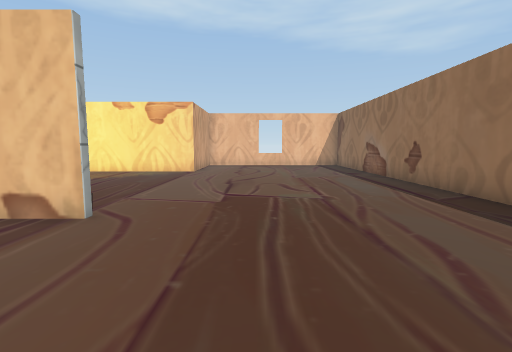
View 1 (above)

13 first-person views from a walk through a scene from a Unity 3-D project. The camera is 1.2 m above the floor, tilts 6° down and sees 85° across. The floor is counted in squares, 1 m on a side. Each view is taken from the middle of a square. On the plan, view 1 faces up. The plan holds only what a view shows up to about 13 squares ahead; the rest is blank. The player is left out. Door leaves are left out, so doorways stand open. Some surface patterns are stand-ins.

View 2
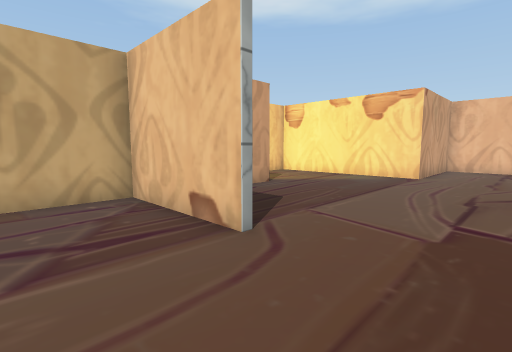

View 3
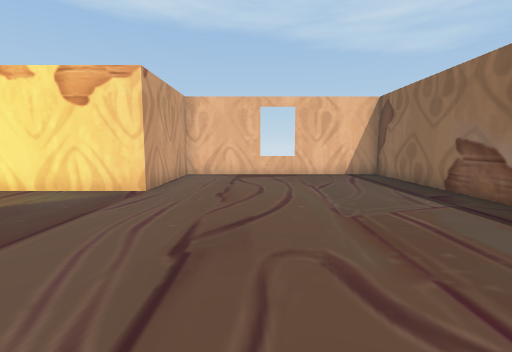

View 4
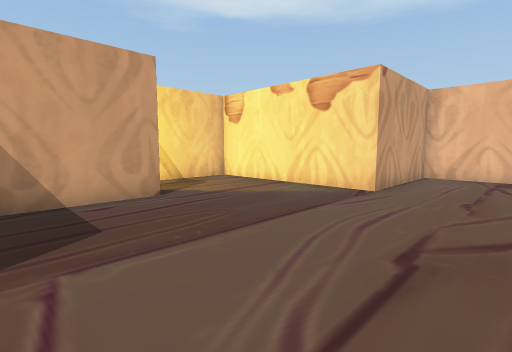

View 5
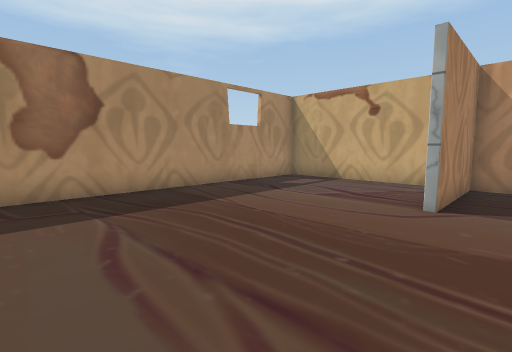

View 6
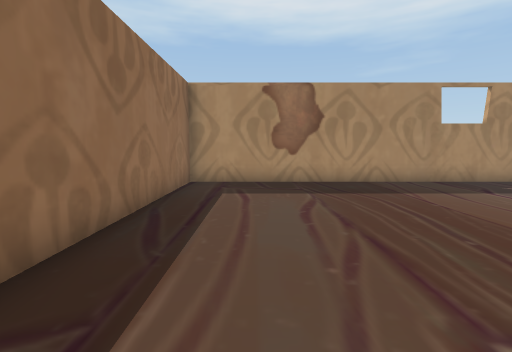

View 7
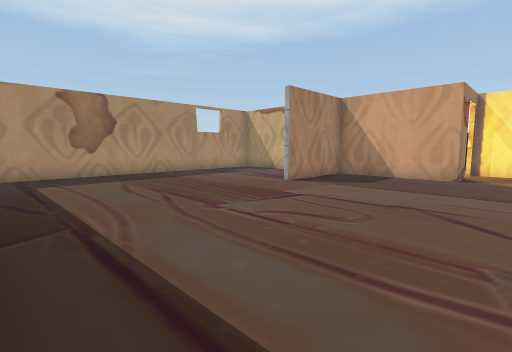

View 8
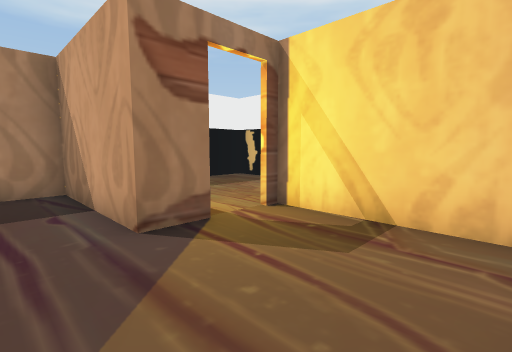

View 9
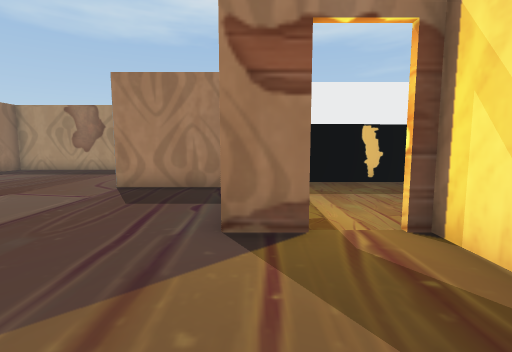

View 10
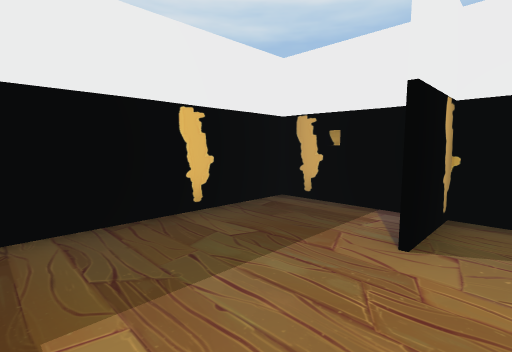

View 11
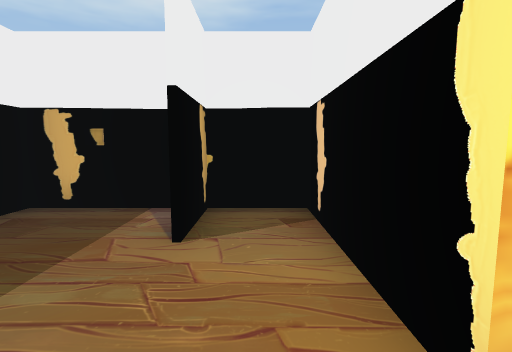

View 12
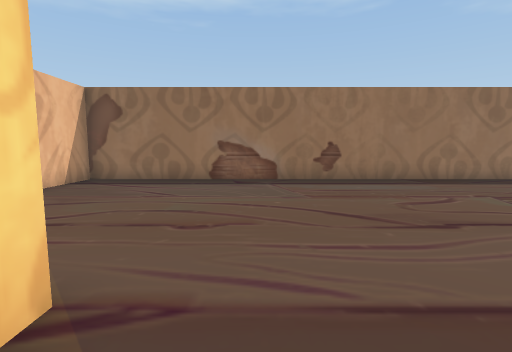

View 13
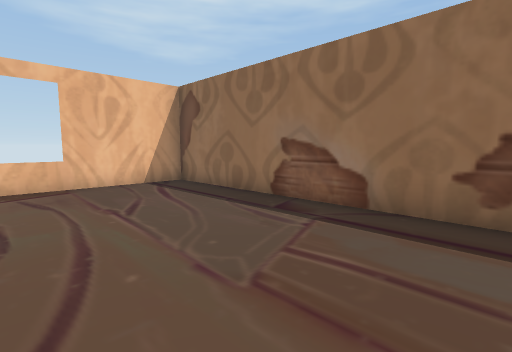

### Floor plan
Points are (right, up) in squares from view 1. A wall is a line through its corners. A room is listed if a view was taken in it or the views show most of it. See-through windows are left out.
Room 1 (views 1, 2, 3, 4, 5, 6, 7, 8, 9, 12, 13)
walls: (-2.7, 4.6) (-6.7, 4.6) (-6.7, -1.5) (5.3, -1.5) (5.3, 18.1) (-3, 18.1) (-3, 13.5) (-9.5, 13.5) (-9.5, 9.1); (-7.7, 9.2) (-6.5, 9.2) (-6.5, 4.8) (-2.7, 4.8)
ways out: open door at (-8.5, 9) to room 2
Room 2 (views 10, 11)
walls: (-13.4, 6.4) (-13.4, 3.5) (-8.7, 3.5); (-12, 9) (-12.9, 9); (-13.5, 7.1) (-12.6, 7.1)
ways out: open door at (-8.5, 9) to room 1

Where each view was taken, in squares from view 1:
view 1: 0 up, 0 right, facing up
view 2: 2 up, 0 right, facing up-left
view 3: 6 up, 0 right, facing up
view 4: 6 up, 0 right, facing up-left
view 5: 6 up, 3 right, facing down-left
view 6: 8 up, 3 right, facing down
view 7: 11 up, 5 right, facing down-left
view 8: 13 up, 5 left, facing down-left
view 9: 13 up, 7 left, facing down
view 10: 8 up, 8 left, facing down-left
view 11: 8 up, 8 left, facing left
view 12: 12 up, 5 left, facing right
view 13: 9 up, 0 right, facing up-right
